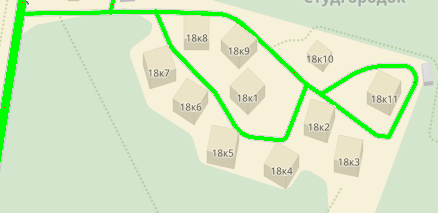
#> input picture 1.png, 438 x 213 px
$ python main.py 1.png
#> lines starting #> are read from the running program, lines starting #| are printed output that depends on the picture
from PIL import Image, ImageDraw
from random import randint

_for_draw = None
_count = 0
path = []

def dir(x1, x2):
	return 1 if x2 > x1 else -1

def distance(p1, p2):
	x1, y1, x2, y2 = p1 + p2
	d = (((max(x1,x2) - min(x1,x2))**2 + (max(y1,y2) - min(y1,y2))**2)**0.5)

	return d

def get_passability(image, p):
	if 0 < p[0] < image.width and 0 < p[1] < image.height:
		return 1 if image.getpixel(p) == (0, 255, 0, 255) else -1
	else:
		return -1

def normal(k, b, p):
	try:
		k1 = - 1/k
	except ZeroDivisionError:
		k1 = 100
	x1, y1 = p
	b1 = -((k1 * x1) - y1)
	return k1, b1

def line(A, B):
	x1, x2, y1, y2 = A[0], B[0], A[1], B[1]
	try:
		k = (y2 - y1)/(x2 - x1)
	except ZeroDivisionError:
		k = 100
	b = -((k * x1) - y1)
	return k, b

def middle(a, b):
	x0 = min(a[0], b[0])
	x1 = max(a[0], b[0])
	y0 = min(a[1], b[1])
	y1 = max(a[1], b[1])
	return int(x0 + (x1 - x0) / 2), int(y0 + (y1 - y0) / 2)

def find_start_end_points(image, w, h):
	p = []
	for x in range(w):
		for y in range(h):
			c = image.getpixel((x,y))
			if c == (255, 0, 0, 255):
				p += [(x,y)]
	return p.pop(randint(0,len(p)-1)), p.pop(randint(0,len(p)-1))

def find_new_point(image, mp, k, b):
	def _search_up_dn(mp, k, b):
		if abs(k) < 1:
			x0, y0 = [ int(_) for _ in mp ]
			for dx in range(image.width):
				x1, x2 =    (x0 + dx, x0 - dx)
				y1, y2 = (k * x1 + b, k * x2 + b)
				draw.ellipse((x1-2, y1-2, x1+2, y1+2), fill=(255,0,0,255))
				draw.ellipse((x2-2, y2-2, x2+2, y2+2), fill=(255,255,0,255))
				if get_passability(image, (x1, y1)) > 0:
					return (x1, y1)
				elif get_passability(image, (x2, y2)) > 0:
					return (x2, y2)
			return mp
		else:
			return _search_lt_rt(mp, k, b)

	def _search_lt_rt(mp, k, b):
		if abs(k) >= 1:
			x0, y0 = [ int(_) for _ in mp ]
			for dy in range(image.width):
				y1, y2 =     (y0 + dy, y0 - dy)
				x1, x2 = (-(b - y1)/k, -(b - y2)/k)
				draw.ellipse((x1-2, y1-2, x1+2, y1+2), fill=(0,255,255,255))
				draw.ellipse((x2-2, y2-2, x2+2, y2+2), fill=(0,0,255,255))
				if get_passability(image, (x1, y1)) > 0:
					return (x1, y1)
				elif get_passability(image, (x2, y2)) > 0:
					return (x2, y2)
			return mp
		else:
			return _search_up_dn(mp, k, b)

	global _for_draw
	draw = ImageDraw.Draw(_for_draw)
	return mp if get_passability(image, mp) > 0 else _search_up_dn(mp, k, b)

def split(image, sp, ep, level = 0):
	global _for_draw
	global path
	global _count

	if level > 50 or distance(sp, ep) < 5:
		return 0
	else:
		level += 1
	mp = middle(sp, ep)
	k, b = line(sp, ep)
	k1, b1 = normal(k, b, mp)
	p = find_new_point(image, mp, k1, b1)
	path.insert(path.index(sp)+1,p)
	if _count % 1000 == 0:
		draw = ImageDraw.Draw(_for_draw)
		draw.line(sp + p, fill = (  0,  0,255,255))
		draw.line(p + ep, fill = (255,  0,255,255))
		_for_draw.save('_%s_.png' % (_count))
	_count += 1
	split(image, p, ep, level)
	split(image, sp, p, level)

def optimize(path = []):
	to_delete = (10,10)
	for i in range(len(path)-1):
		p0 = path[i]
		if p0 != to_delete:
			for j in range(i+2, len(path)):
				p1 = path[j]
				d = distance(p0,p1)
				print(i,j,d)
				# [5 lines of commented-out code are left out]
	return path

	return [_ for _ in path if _ != to_delete]

def main(filename):
#> called with filename = '1.png'
	global _for_draw
	global path
	i = Image.open(filename)
#> i is the input picture: PIL image 438x213 RGBA; mean R, G, B, A 212.4, 231.2, 196.5, 255
	_for_draw = Image.open(filename)
	w, h = i.width, i.height
#> w = 438; h = 213
	sp, ep = find_start_end_points(i, w, h)
#> after the loop in find_start_end_points, `for x in range(w):`: p = [(4, 107), (22, 2), (112, 4), (199, 77), (294, 72), (415, 82)]
#> sp = (199, 77); ep = (294, 72)
	path = [sp, ep]
#> path = [(199, 77), (294, 72)]
	split(i, sp, ep)
#> in distance, `x1, y1, x2, y2 = p1 + p2`: x1 = 199; y1 = 77; x2 = 294; y2 = 72
#> in distance, `d = (((max(x1,x2) - min(x1,x2))**2 + (max(y1,y2) - min(y1,y2))**2)**0.5)`: d = 95.13
#> in split, `level += 1`: level = 1
#> in middle, `x0 = min(a[0], b[0])`: x0 = 199
#> in middle, `x1 = max(a[0], b[0])`: x1 = 294
#> in middle, `y0 = min(a[1], b[1])`: y0 = 72
#> in middle, `y1 = max(a[1], b[1])`: y1 = 77
#> in split, `mp = middle(sp, ep)`: mp = (246, 74)
#> in line, `x1, x2, y1, y2 = A[0], B[0], A[1], B[1]`: x1 = 199; x2 = 294; y1 = 77; y2 = 72
#> in line, `k = (y2 - y1)/(x2 - x1)`: k = -0.0526
#> in line, `b = -((k * x1) - y1)`: b = 87.47
#> in split, `k, b = line(sp, ep)`: k = -0.0526; b = 87.47
#> in normal, `k1 = - 1/k`: k1 = 19
#> in normal, `x1, y1 = p`: x1 = 246; y1 = 74
#> in normal, `b1 = -((k1 * x1) - y1)`: b1 = -4600
#> in split, `k1, b1 = normal(k, b, mp)`: k1 = 19; b1 = -4600
#> in _search_lt_rt, `x0, y0 = [ int(_) for _ in mp ]`: x0 = 246; y0 = 74
#> the loop in _search_lt_rt, `for dy in range(image.width):` made 48 passes
#> (y2, x1, x2) on passes 1 to 12: (74, 246, 246), (73, 246.1, 245.9), (72, 246.1, 245.9), (71, 246.2, 245.8), (70, 246.2, 245.8), (69, 246.3, 245.7), (68, 246.3, 245.7), (67, 246.4, 245.6), (66, 246.4, 245.6), (65, 246.5, 245.5), (64, 246.5, 245.5), (63, 246.6, 245.4)
#> in split, `p = find_new_point(image, mp, k1, b1)`: p = (243.5, 27)
#> in split, `_for_draw.save('_%s_.png' % (_count))`:
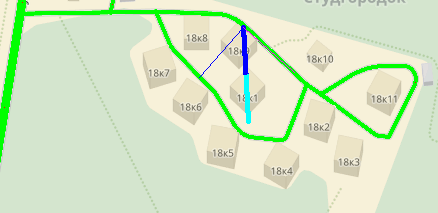
#> saved as _0_.png: PIL image 438x213 RGBA; mean R, G, B, A 211.2, 230.4, 197, 255
#> the loop in _search_lt_rt (call 2), `for dy in range(image.width):` made 3 passes
#> (y2, x1, x2) on passes 1 to 3: (38, 255, 255), (37, 254.1, 255.9), (36, 253.2, 256.8)

	_for_draw = Image.open(filename)
	draw = ImageDraw.Draw(_for_draw)
	path = optimize(path)
#> the loop in optimize, `for i in range(len(path)-1):` made 68 passes
#> (printed output is left out)
	for p in path:
		x,y = p
		draw.ellipse((x - 2, y - 2, x + 2, y + 2), fill = (255,0,0,255))
#> this loop made 69 passes
#> p on passes 1 to 12: (199, 77), (197, 75), (196, 73), (193, 70), (191, 68), (190, 66), (187, 63), (185, 61), (184, 59), (181, 56), (179, 54), (178, 52)
	_for_draw.save('res.png')
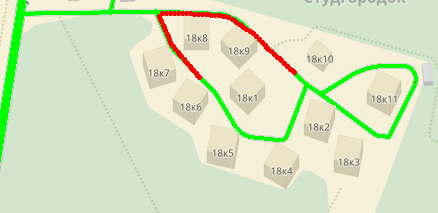
#> saved as res.png: PIL image 438x213 RGBA; mean R, G, B, A 214.6, 228.3, 195.8, 255

if __name__ == '__main__':
	import sys
	main(sys.argv[1])
